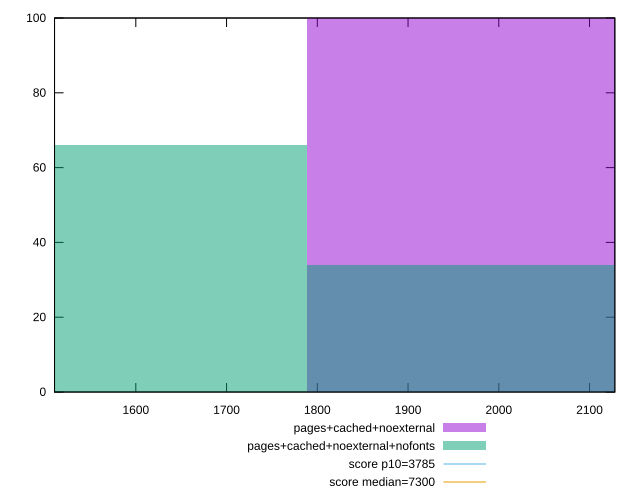

Reproduce this figure in gnuplot.
reset

$pagesCachedNoexternal <<EOF
2044.0534338133916 100
EOF

$pagesCachedNoexternalNofonts <<EOF
1533.0400753600438 66
2044.0534338133916 34
EOF

set key outside below
set boxwidth 511.0133584533479
set xrange [1510.4286000000002:2127.8655]
set yrange [0:100]
set trange [0:100]
set style fill transparent solid 0.5 noborder

set parametric
set terminal svg size 640, 500 enhanced background rgb 'white'
set output "reprap/interactive/comparison/histogram/5_vs_6.svg"

plot $pagesCachedNoexternal title "pages+cached+noexternal" with boxes, \
     $pagesCachedNoexternalNofonts title "pages+cached+noexternal+nofonts" with boxes, \
     3785,t title "score p10=3785", \
     7300,t title "score median=7300"

reset
